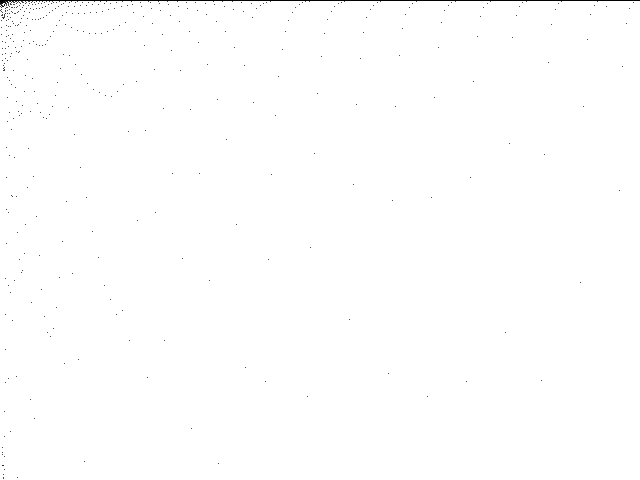
Frame 1 (no input)
Frame 2 (the mouse pressed at the canvas centre, redrawn once): identical to frame 1, image omitted

The Processing sketch that drew this single still picture (run headless with seeded random() and noise(); the mouse was pressed at the canvas centre and the sketch redrawn once):

// Processing sketch: ytan12xy
// ── ytan12xy.pde
float y = 0;
float x = 0;

void setup() {
  background(255);
  size(640,480);
  stroke(0);  
}


void draw() {
  
  for(int i = 0; i < 1000000; i++) {
   // y=tan12x^y
//   y = tan(12 * x);
//   y = pow(y, y);

   //x = pow(x,2);
   
   point(x, pow(tan(12* x),y));
   
   //point(x,pow(y,2)); 
   //println(x + " " + y); 
   //x++;
   y+= 0.01;
   x+= 0.01;
   
   
  }
  
  noLoop();
  
}
